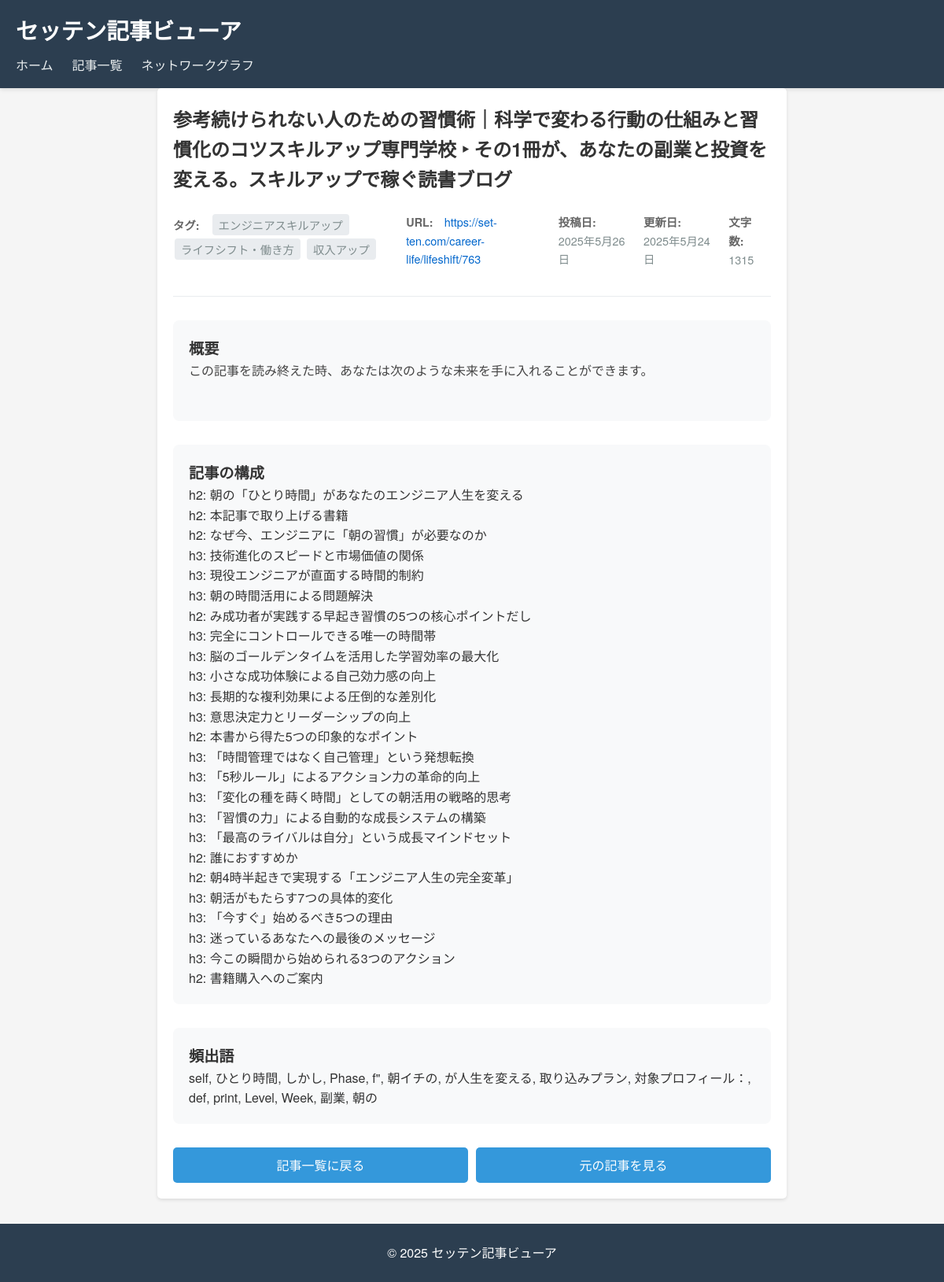
Screenshot of /article/101/ with the database file from the repository.
### articles/models.py (models this page shows, shortened)
class Article(models.Model):
    id = models.AutoField(primary_key=True)
    title = models.CharField(max_length=500, null=True, verbose_name='タイトル')
    url = models.URLField(unique=True, null=True, verbose_name='URL')
    post_date = models.DateField(null=True, blank=True, verbose_name='投稿日')
    updated_date = models.DateField(null=True, blank=True, verbose_name='更新日')
    content_intro = models.TextField(blank=True, null=True, verbose_name='導入文')
    category = models.ForeignKey(Category, null=True, blank=True, on_delete=models.SET_NULL,
                                verbose_name='カテゴリ', related_name='articles')
    tags = models.CharField(max_length=500, blank=True, null=True, verbose_name='タグ')
    headings = models.TextField(blank=True, null=True, verbose_name='見出し')
    book_title = models.CharField(max_length=500, blank=True, null=True, verbose_name='書籍タイトル')
    book_author = models.CharField(max_length=200, blank=True, null=True, verbose_name='著者')
    book_isbn = models.CharField(max_length=13, blank=True, null=True, verbose_name='ISBN')
    book_asin = models.CharField(max_length=10, blank=True, null=True, verbose_name='ASIN')
    word_count = models.IntegerField(default=0, verbose_name='文字数')
    internal_links = models.TextField(blank=True, null=True, verbose_name='内部リンク')
    frequent_words = models.TextField(blank=True, null=True, verbose_name='頻出語')
    broken_links = models.TextField(blank=True, null=True, verbose_name='リンク切れ')
    crawled_at = models.DateTimeField(auto_now_add=True, verbose_name='取得日時')
    class Meta:
        managed = True
        db_table = 'articles'
        ordering = ['-post_date']
        verbose_name = '記事'
        verbose_name_plural = '記事'
    def get_tags_list(self):
        if not self.tags:
            return []
        return [tag.strip() for tag in self.tags.split(',')]

### articles/views.py (the view)
# urls.py: path('article/<int:article_id>/', views.article_detail, name='article_detail'),
def article_detail(request, article_id):
    article = get_object_or_404(Article, id=article_id)
    return render(request, 'articles/article_detail.html', {'article': article})

### articles/templates/articles/article_detail.html (shortened to what this page needs)
{% extends 'articles/base.html' %}
{% load static %}
{% block content %}
<div class="article-detail">
    <div class="article-header">
        <h2>{{ article.title }}</h2>
        <div class="article-meta">
            {% if article.tags %}
            <div class="meta-item">
                <span class="label">タグ:</span>
                <span class="value">
                    {% for tag in article.get_tags_list %}
                    <span class="tag">{{ tag }}</span>
                    {% endfor %}
                </span>
            </div>
            {% endif %}
            <div class="meta-item">
                <span class="label">URL:</span>
                <span class="value"><a href="{{ article.url }}" target="_blank" rel="noopener">{{ article.url }}</a></span>
            </div>
            {% if article.post_date %}
            <div class="meta-item">
                <span class="label">投稿日:</span>
                <span class="value">{{ article.post_date|date:"Y年n月j日" }}</span>
            </div>
            {% endif %}
            {% if article.updated_date %}
            <div class="meta-item">
                <span class="label">更新日:</span>
                <span class="value">{{ article.updated_date|date:"Y年n月j日" }}</span>
            </div>
            {% endif %}
            {% if article.word_count %}
            <div class="meta-item">
                <span class="label">文字数:</span>
                <span class="value">{{ article.word_count }}</span>
            </div>
            {% endif %}
        </div>
    </div>
    {% if article.content_intro %}
    <div class="article-section">
        <h3>概要</h3>
        <div class="article-content">
            {{ article.content_intro|linebreaks }}
        </div>
    </div>
    {% endif %}
    {% if article.headings %}
    <div class="article-section">
        <h3>記事の構成</h3>
        <div class="article-headings">
            {{ article.headings|linebreaks }}
        </div>
    </div>
    {% endif %}
    {% if article.frequent_words %}
    <div class="article-section">
        <h3>頻出語</h3>
        <div class="frequent-words">
            {{ article.frequent_words|linebreaks }}
        </div>
    </div>
    {% endif %}
    <div class="article-actions">
        <a href="{% url 'articles:article_list' %}" class="btn">記事一覧に戻る</a>
        <a href="{{ article.url }}" target="_blank" rel="noopener" class="btn">元の記事を見る</a>
    </div>
</div>
{% endblock %}

### articles/static/css/style.css (style rules this page uses)
* { box-sizing: border-box; margin: 0; padding: 0; }
body { font-family: 'Helvetica Neue', Arial, 'Hiragino Kaku Gothic ProN', 'Hiragino Sans', Meiryo, sans-serif; line-height: 1.6; color: #333; background-color: #f5f5f5; }
a { color: #0066cc; text-decoration: none; }
h2 { margin-bottom: 1.5rem; color: #2c3e50; border-bottom: 2px solid #3498db; padding-bottom: 0.5rem; }
.btn { background-color: #3498db; color: white; border: none; padding: 0.8rem 1.5rem; border-radius: 4px; cursor: pointer; font-size: 1rem; transition: background-color 0.2s; }
.article-meta { display: flex; gap: 1rem; margin-bottom: 1rem; font-size: 0.9rem; color: #7f8c8d; }
.article-detail { background-color: white; padding: 2rem; border-radius: 5px; box-shadow: 0 2px 4px rgba(0,0,0,0.1); }
.article-header { margin-bottom: 2rem; }
.article-header h2 { font-size: 1.8rem; margin-bottom: 1rem; border-bottom: none; }
.article-content { line-height: 1.8; color: #444; margin-bottom: 2rem; }
.article-actions { display: flex; gap: 1rem; margin-top: 2rem; }

### articles/templates/articles/article_detail.html (style rules this page uses)
.article-detail { max-width: 800px; margin: 0 auto; padding: 20px; }
.article-header { border-bottom: 1px solid #e9ecef; padding-bottom: 20px; margin-bottom: 20px; }
.article-header h2 { margin: 0; font-size: 1.5em; color: #333; }
.article-meta { margin: 10px 0; }
.meta-item { margin: 5px 0; }
.label { font-weight: bold; color: #666; margin-right: 10px; }
.tag { display: inline-block; background: #e9ecef; padding: 2px 8px; margin: 2px; border-radius: 4px; }
.article-section { margin: 30px 0; padding: 20px; background: #f8f9fa; border-radius: 8px; }
.article-section h3 { margin-top: 0; color: #333; font-size: 1.2em; }
.article-content { line-height: 1.6; }
.article-actions { margin-top: 30px; display: flex; gap: 10px; }
.btn { padding: 10px 20px; border-radius: 5px; text-decoration: none; transition: background-color 0.3s; display: inline-block; text-align: center; width: 100%; }

### rows the page displays
Article: title "参考続けられない人のための習慣術｜科学で変わる行動の仕組みと習慣化のコツスキルアップ専門学校 ‣ その1冊が、あなたの副業と投資を変える。スキルアップで稼ぐ読書ブログ", url "https://set-ten.com/career-life/lifeshift/763", post_date "2025年5月26日", updated_date "2025年5月24日", word_count "1315", content_intro "この記事を読み終えた時、あなたは次のような未来を手に入れることができます。", headings "h2: 朝の「ひとり時間」があなたのエンジニア人生を変える h2: 本記事で取り上げる書籍 h2: なぜ今、エンジニアに「朝の習慣」が必要なのか h3: 技術進化のスピードと市場価値の関係 h3: 現役エンジニアが直面する時間的制約 h3: 朝の時間活用による問題解決 h2: み成功者が実践する早起き習慣の5つの核心ポイントだし h3: 完全にコントロールできる唯一の時間帯 h3: 脳のゴールデンタイムを活用した学習効率の最大化 h3: 小さな成功体験による自己効力感の向上 h3: 長期的な複利効果による圧倒的な差別化 h3: 意思決定力とリーダーシップの向上 h2: 本書から得た5つの印象的なポイント h3: 「時間管理ではなく自己管理」という発想転換 h3: 「5秒ルール」によるアクション力の革命的向上 h3: 「変化の種を蒔く時間」としての朝活用の戦略的思考 h3: 「習慣の力」による自動的な成長システムの構築 h3: 「最高のライバルは自分」という成長マインドセット h2: 誰におすすめか h2: 朝4時半起きで実現する「エンジニア人生の完全変革」 h3: 朝活がもたらす7つの具体的変化 h3: 「今すぐ」始めるべき5つの理由 h3: 迷っているあなたへの最後のメッセージ h3: 今この瞬間から始められる3つのアクション h2: 書籍購入へのご案内", frequent_words "self, ひとり時間, しかし, Phase, f\", 朝イチの, が人生を変える, 取り込みプラン, 対象プロフィール：, def, print, Level, Week, 副業, 朝の"

### other values shown
{{ tag }} "エンジニアスキルアップ" "ライフシフト・働き方" "収入アップ"
